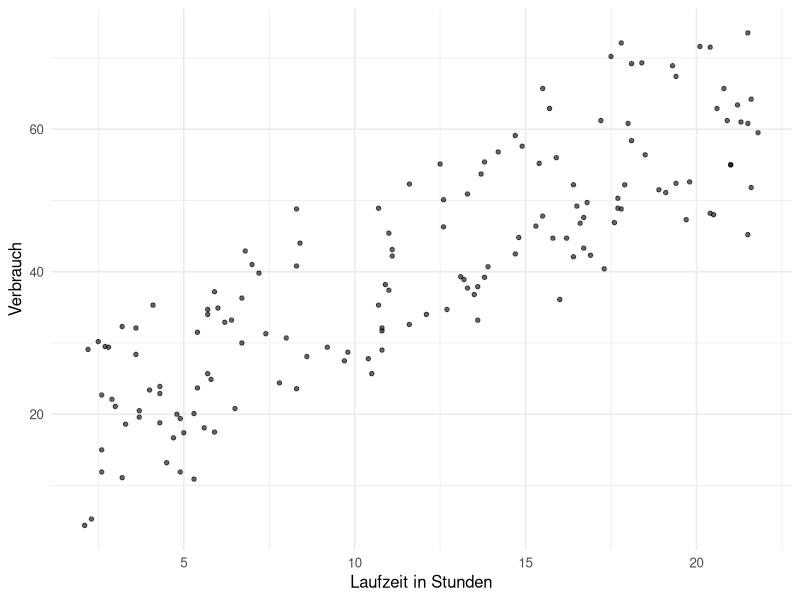
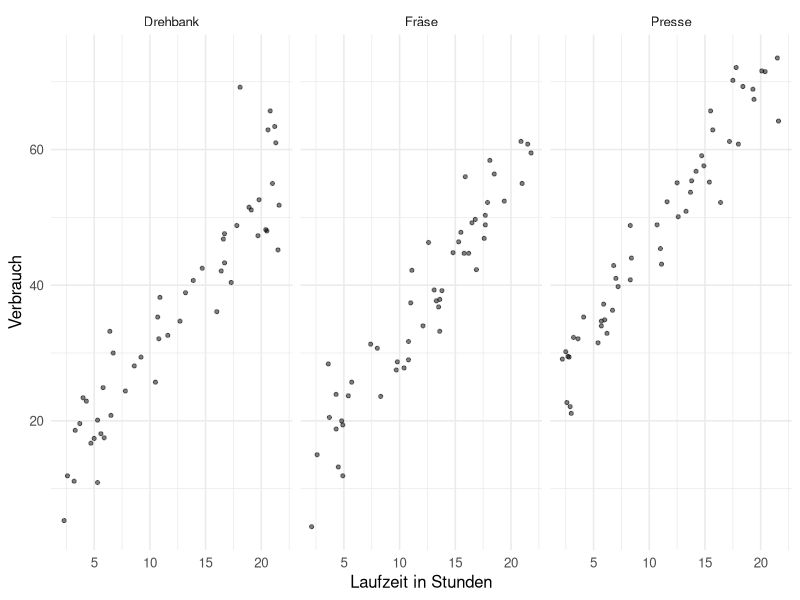
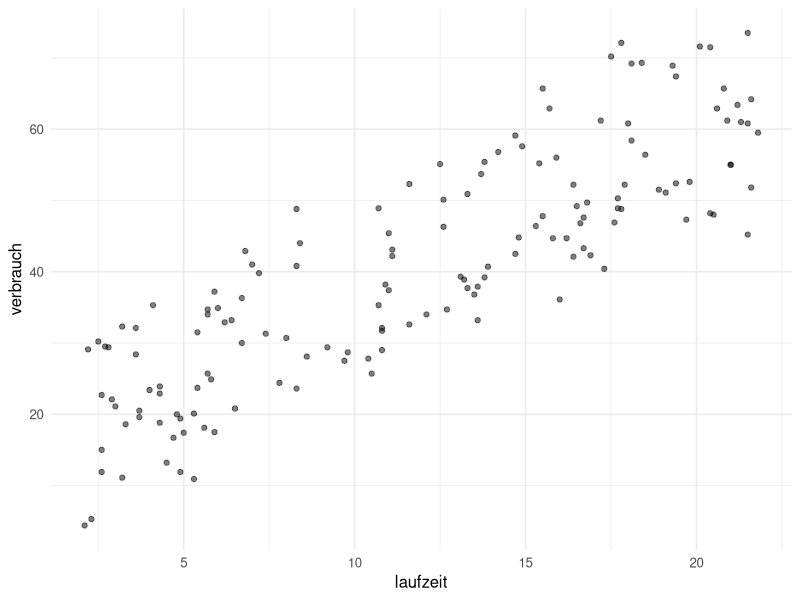
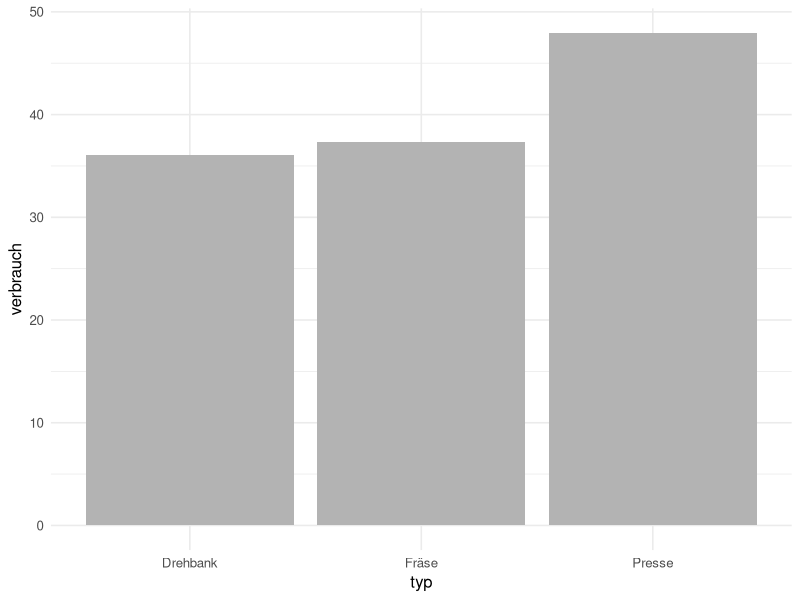
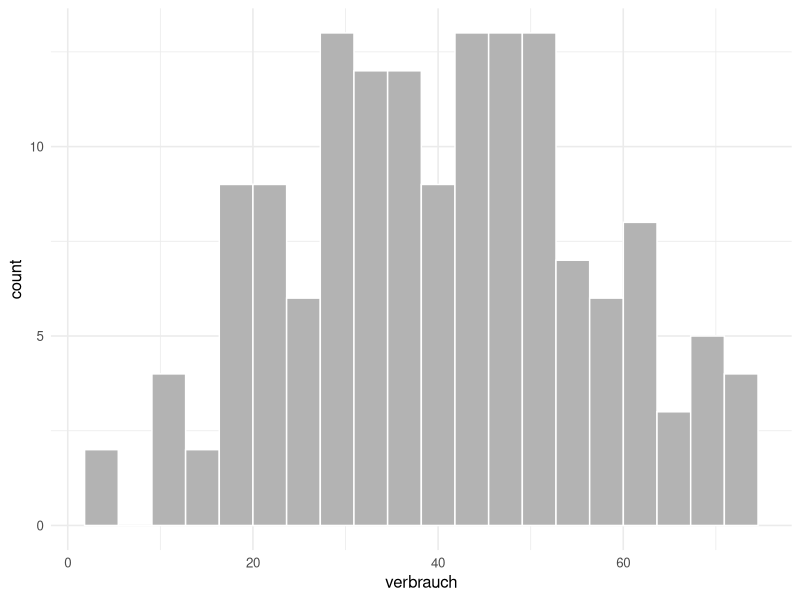
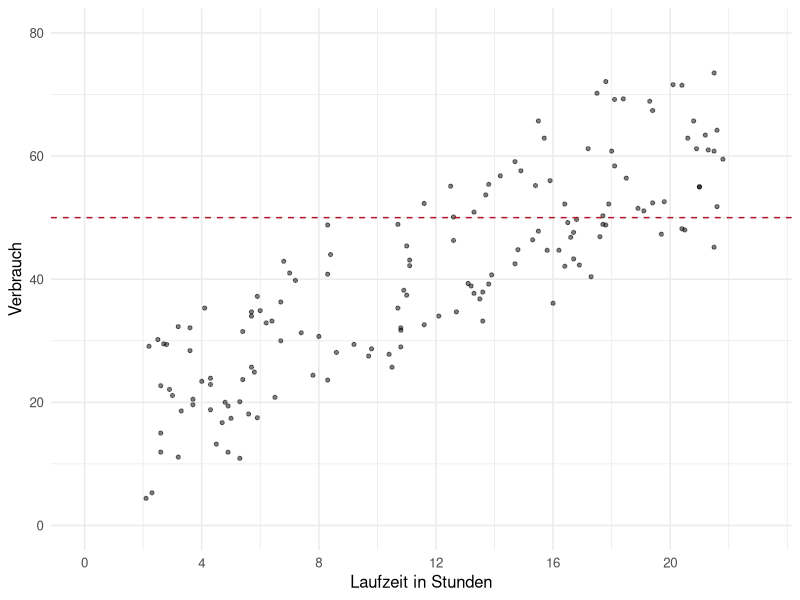
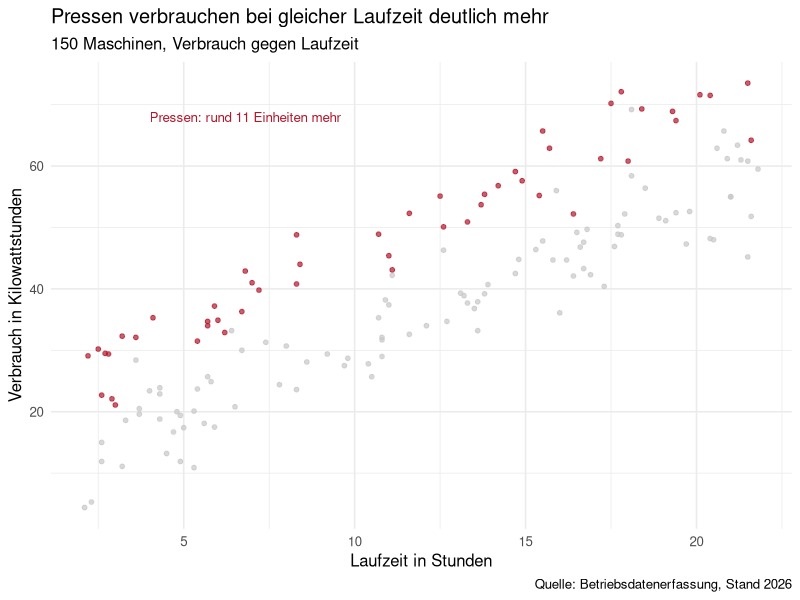

These figures' R source, in order:
## ---- chunk 1
#| label: setup-r
#| include: false
library(ggplot2)

theme_set(theme_minimal(base_size = 12))

lehmer <- function(saat, anzahl) {
  s <- saat
  raus <- numeric(anzahl)
  for (k in seq_len(anzahl)) {
    s <- (16807 * s) %% 2147483647
    raus[k] <- s / 2147483647
  }
  raus
}

# Deterministisch, damit die R- und die Python-Fassung dieselben 150 Maschinen
# zeigen.
n <- 150
u <- matrix(lehmer(3737, 2 * n), ncol = 2, byrow = TRUE)
maschinen <- data.frame(
  laufzeit = round(2 + 20 * u[, 1], 1),
  typ = factor(rep(c("Fräse", "Presse", "Drehbank"), each = 50),
               levels = c("Drehbank", "Fräse", "Presse")))
maschinen$verbrauch <- round(
  8 + 2.4 * maschinen$laufzeit +
    ifelse(maschinen$typ == "Presse", 14, 0) + qnorm(u[, 2]) * 5, 1)
## ---- chunk 2
#| label: b1-mp-r
str(maschinen)
round(c(laufzeit_min = min(maschinen$laufzeit),
        laufzeit_max = max(maschinen$laufzeit),
        verbrauch_min = min(maschinen$verbrauch),
        verbrauch_max = max(maschinen$verbrauch),
        korrelation = cor(maschinen$laufzeit, maschinen$verbrauch)), 4)
## ---- chunk 3
#| label: fig-b1-mp-r
#| fig-cap: "Beispiel 1: In ggplot2 stellt sich die Frage nicht — es gibt nur einen Weg."
#| fig-height: 2.8
ggplot(maschinen, aes(laufzeit, verbrauch)) +
  geom_point(alpha = 0.6, size = 1.2) +
  labs(x = "Laufzeit in Stunden", y = "Verbrauch")
## ---- chunk 4
#| label: fig-b2-mp-r
#| fig-cap: "Beispiel 2: In ggplot2 übernimmt facet_wrap die Aufteilung."
#| fig-height: 3
ggplot(maschinen, aes(laufzeit, verbrauch)) +
  geom_point(alpha = 0.5, size = 1.1) +
  facet_wrap(~ typ) +
  labs(x = "Laufzeit in Stunden", y = "Verbrauch")
## ---- chunk 5
#| label: b2-mp-r
round(with(maschinen, tapply(verbrauch, typ, mean)), 2)
table(maschinen$typ)
## ---- chunk 6
#| label: fig-b3-mp-r
#| fig-cap: "Beispiel 3: Streuung, Balken und Histogramm in ggplot2."
#| fig-height: 2.4
mittel <- aggregate(verbrauch ~ typ, data = maschinen, FUN = mean)
mittel$verbrauch <- round(mittel$verbrauch, 2)
mittel

print(ggplot(maschinen, aes(laufzeit, verbrauch)) + geom_point(alpha = 0.5))
print(ggplot(mittel, aes(typ, verbrauch)) + geom_col(fill = "grey70"))
print(ggplot(maschinen, aes(verbrauch)) +
        geom_histogram(bins = 20, fill = "grey70", colour = "white"))
## ---- chunk 7
#| label: fig-b4-mp-r
#| fig-cap: "Beispiel 4: dieselben Eingriffe in ggplot2."
#| fig-height: 2.8
grenze <- 50
round(c(anteil_ueber_grenze = mean(maschinen$verbrauch > grenze) * 100,
        anzahl = sum(maschinen$verbrauch > grenze)), 1)

ggplot(maschinen, aes(laufzeit, verbrauch)) +
  geom_point(alpha = 0.5, size = 1.1) +
  geom_hline(yintercept = grenze, linetype = "dashed", colour = "#b2182b") +
  scale_x_continuous(breaks = seq(0, 22, 4)) +
  coord_cartesian(xlim = c(0, 23), ylim = c(0, 80)) +
  labs(x = "Laufzeit in Stunden", y = "Verbrauch")
## ---- chunk 8
#| label: fig-b5-mp-r
#| fig-cap: "Beispiel 5: die fertige Fassung in ggplot2."
#| fig-height: 3.2
presse <- maschinen[maschinen$typ == "Presse", ]
andere <- maschinen[maschinen$typ != "Presse", ]
round(c(mittel_presse = mean(presse$verbrauch),
        mittel_andere = mean(andere$verbrauch),
        differenz = mean(presse$verbrauch) - mean(andere$verbrauch)), 2)

ggplot(maschinen, aes(laufzeit, verbrauch)) +
  geom_point(aes(colour = typ == "Presse"), alpha = 0.7, size = 1.3) +
  scale_colour_manual(values = c(`FALSE` = "#c7c7c7", `TRUE` = "#b2182b"),
                      guide = "none") +
  annotate("text", x = 4, y = 68, colour = "#b2182b", hjust = 0, size = 3.4,
           label = "Pressen: rund 11 Einheiten mehr") +
  labs(title = "Pressen verbrauchen bei gleicher Laufzeit deutlich mehr",
       subtitle = "150 Maschinen, Verbrauch gegen Laufzeit",
       x = "Laufzeit in Stunden", y = "Verbrauch in Kilowattstunden",
       caption = "Quelle: Betriebsdatenerfassung, Stand 2026")
